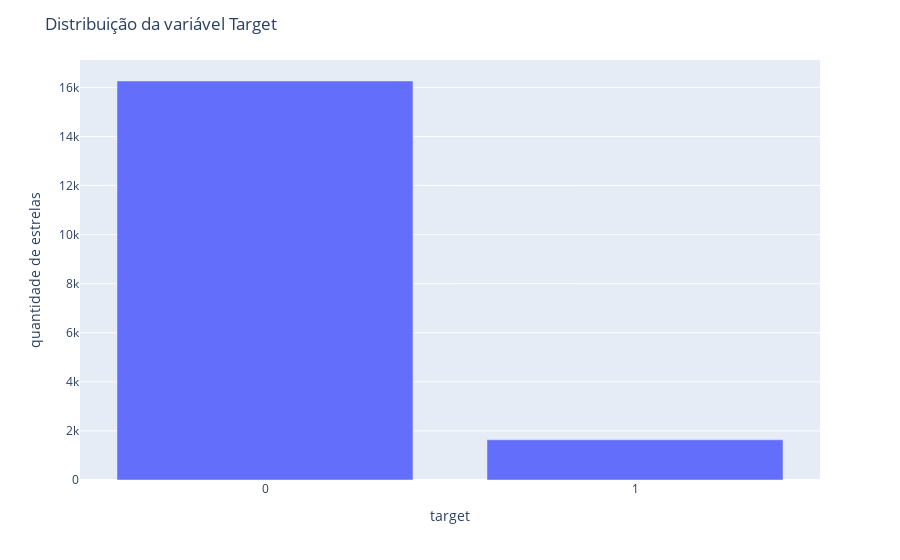

Notebook source saved alongside this figure:
### Code cell
fig = px.bar(df, x=['0', '1'], y=df.groupby('target').count().MIP,
             labels={'y':'quantidade de estrelas', 'x': 'target'})
fig.update_layout(title_text='Distribuição da variável Target')
fig.show()

### Figure 1 — Plotly figure (JSON) as saved in the notebook; plotly's stock layout.template omitted (floating-point values rounded to 4 significant figures)
{"data": [{"alignmentgroup": "True", "hovertemplate": "target=%{x}<br>quantidade de estrelas=%{y}<extra></extra>", "legendgroup": "", "marker": {"color": "#636efa", "pattern": {"shape": ""}}, "name": "", "offsetgroup": "", "orientation": "v", "showlegend": false, "textposition": "auto", "type": "bar", "x": ["0", "1"], "xaxis": "x", "y": [16259, 1639], "yaxis": "y"}], "layout": {"barmode": "relative", "legend": {"tracegroupgap": 0}, "margin": {"t": 60}, "title": {"text": "Distribuição da variável Target"}, "xaxis": {"anchor": "y", "domain": [0, 1], "title": {"text": "target"}}, "yaxis": {"anchor": "x", "domain": [0, 1], "title": {"text": "quantidade de estrelas"}}}}
